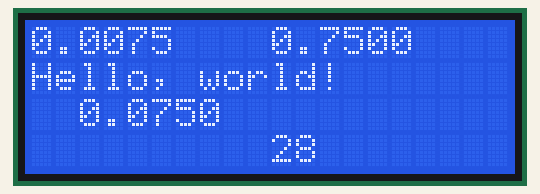
Recording of a sketch running on a simulated Arduino Uno, built with avr-gcc and run on an emulated ATmega328P. On the bench: 20×4 character LCD.

Above: at 0.22 s.
At 4.97 s:
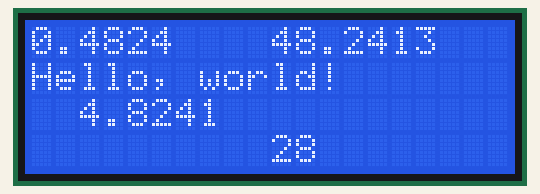
At 9.98 s:
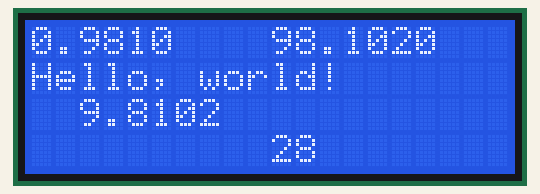
At 19.98 s:
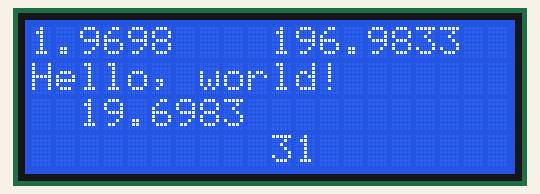
At 29.73 s:
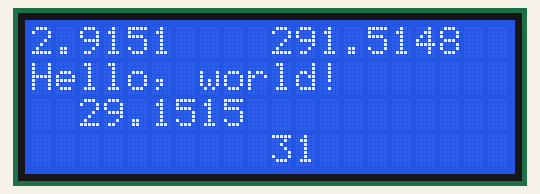
At 39.73 s:
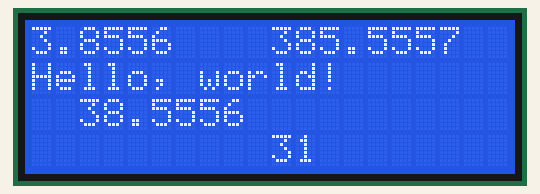

The sketch:

lcd2004-20x4-topway.ino
```cpp
#include <Wire.h>
#include "LiquidCrystal_I2C.h"

// lcd2004's pcf8574 is set at 0x3F
LiquidCrystal_I2C lcd(0x27, 20, 4);

uint32_t timeout;
void setup()
{
  // initialize the LCD
  lcd.begin();

  // Turn on the blacklight and print a message.
  lcd.backlight();
  lcd.setCursor(0, 1);
  lcd.print("Hello, world!");
}

void loop()
{
  uint32_t t = millis();
  double v = sin(t / 100000.0);
  if (millis() > timeout) {
    lcd.setCursor(0, 0);
    lcd.print(10 * v, 4);
    lcd.print("  ");
    lcd.setCursor(2, 2);
    lcd.print(100 * v, 4);
    lcd.print("  ");
    lcd.setCursor(10, 0);
    lcd.print(1000 * v, 4);
    lcd.print("  ");

    timeout = t + 250;
    lcd.setCursor(10, 3);
    lcd.print(millis() - t);
  }
}
```
